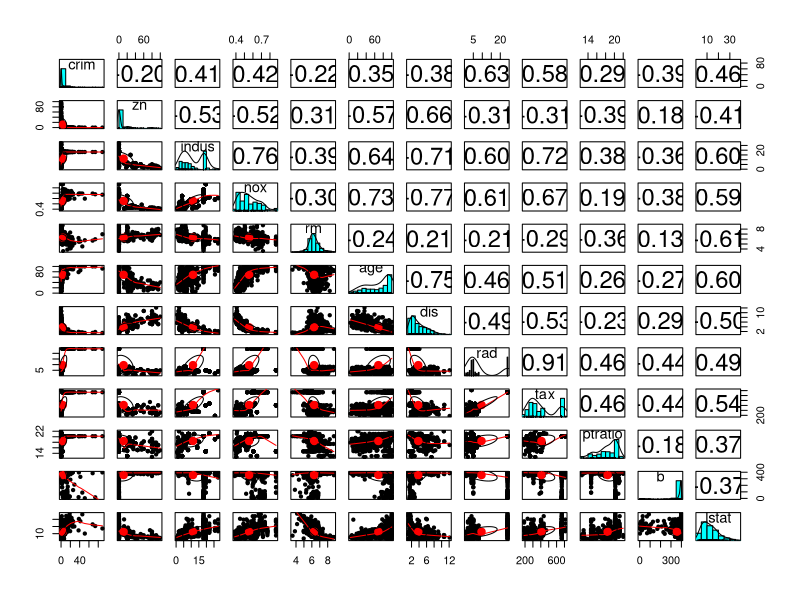
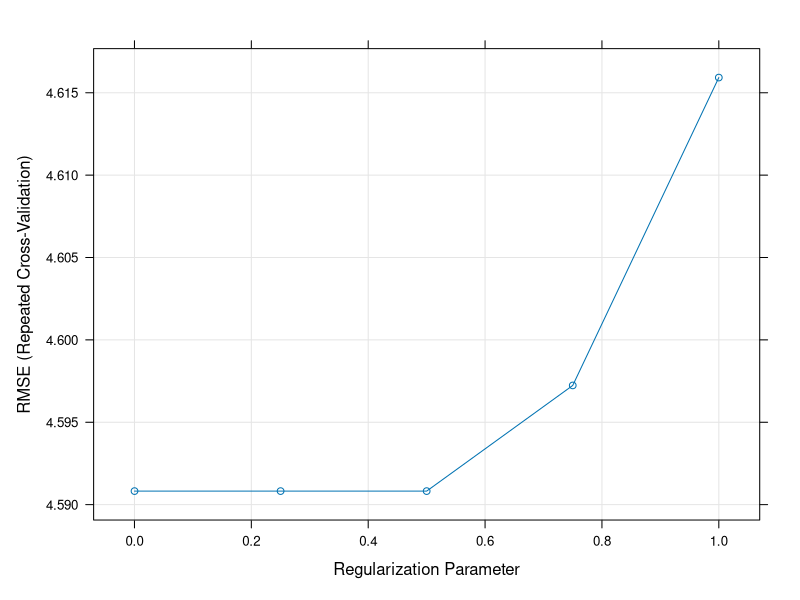
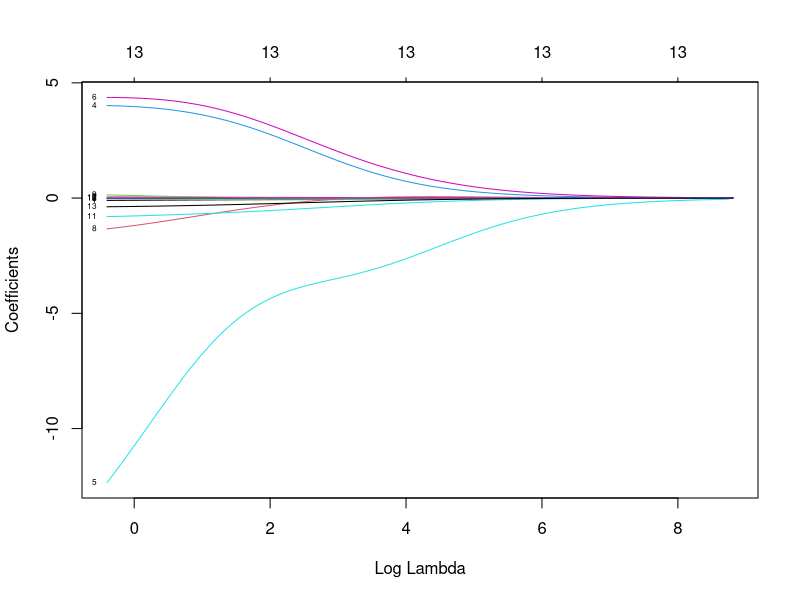
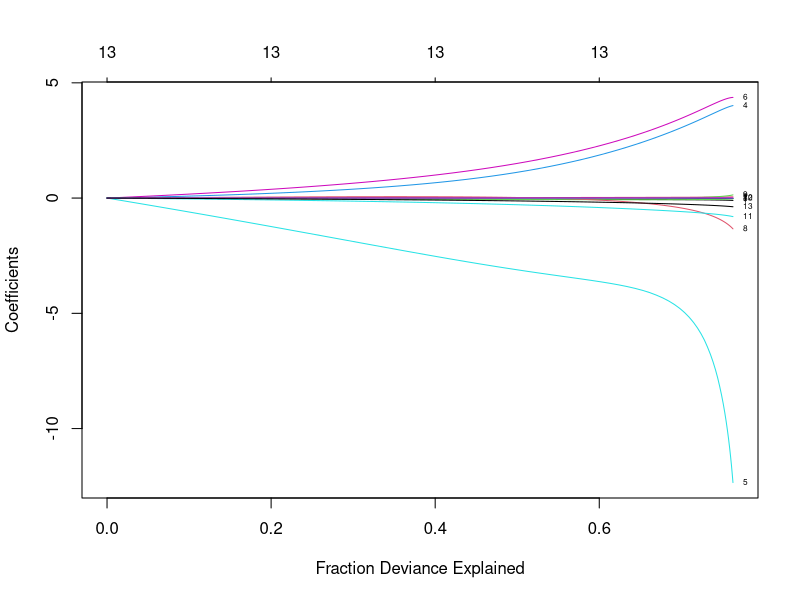
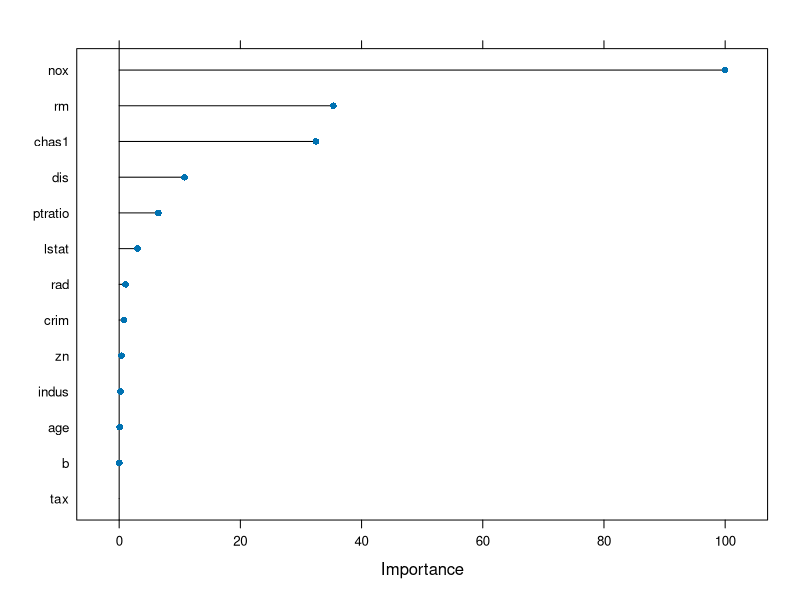
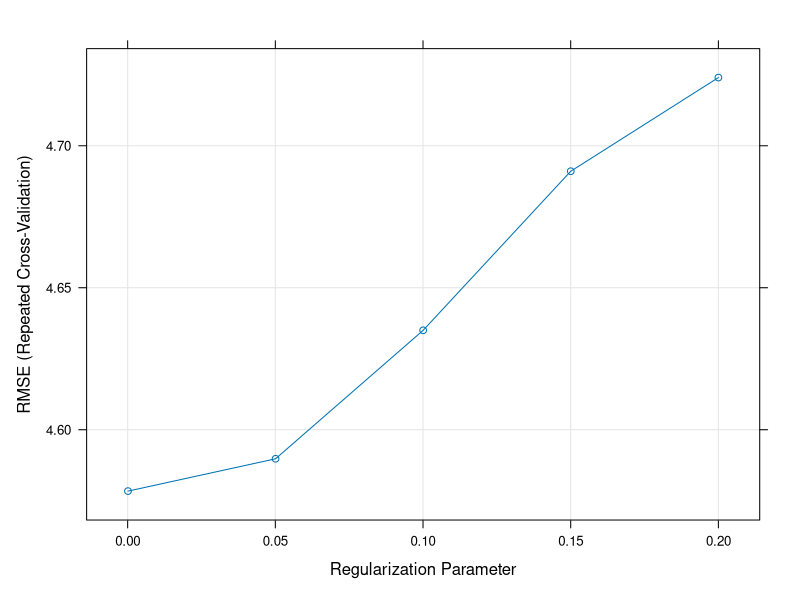
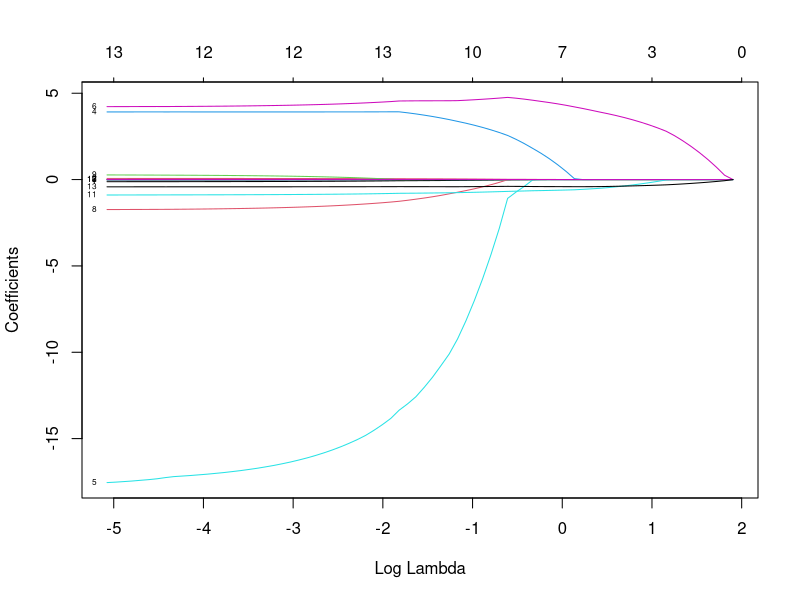
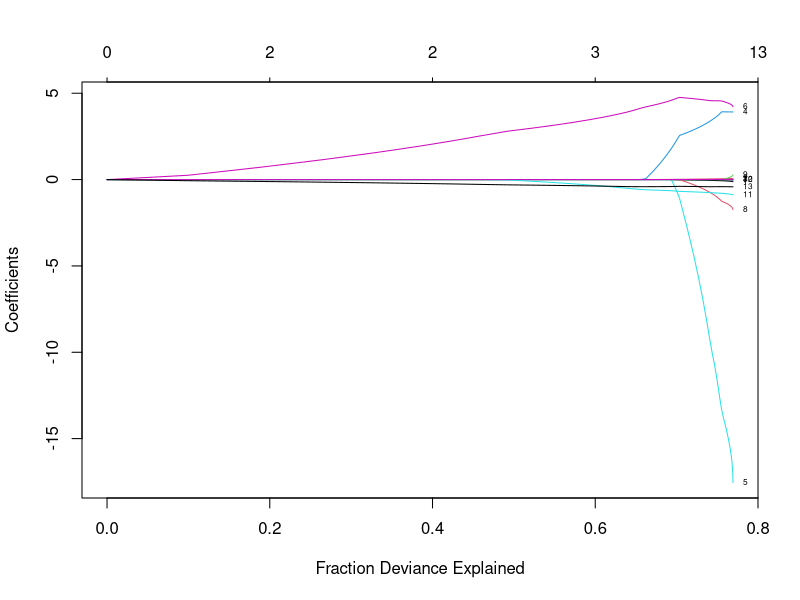

Generate these figures, in order, with R:
## ---- chunk 1
knitr::opts_chunk$set(echo = TRUE)
## ---- chunk 2
library(caret)
library(mlbench)
library(glmnet)
library(psych)
## ---- chunk 3
data("BostonHousing")
df <- BostonHousing
str(df)
## ---- chunk 4
pairs.panels(df[c(-4, -14)], cex = 2)
## ---- chunk 5
set.seed(222)
rows <- sample(nrow(df), nrow(df) *.7, replace = T)
train <- df[rows,]
test <- df[-rows,]
## ---- chunk 6
custom <- trainControl(method = "repeatedcv", number = 10,
                       repeats = 5,
                       verboseIter = F)
## ---- chunk 7
set.seed(1234)
lm <- train(medv ~ ., 
            train,
            method = "lm",
            trControl = custom)

## ---- chunk 8
options(scipen = 9999)

lm
## ---- chunk 9
set.seed(1234)
ridge <- train(medv ~ .,
               train,
               method = 'glmnet',
               tuneGrid = expand.grid(alpha = 0, 
                                      lambda = seq(.0001, 1, length = 5)),
               trControl = custom)
ridge
## ---- chunk 10
plot(ridge)

## ---- chunk 11

plot(ridge$finalModel, xvar = "lambda", label = T)

## ---- chunk 12
plot(ridge$finalModel, xvar = "dev", label = T)

## ---- chunk 13
plot(varImp(ridge, scale = T))
## ---- chunk 14
set.seed(1234)

lasso <- train(medv ~ ., 
               train,
               method = "glmnet",
               tuneGrid = expand.grid(alpha = 1,
                                      lambda = seq(.0001, .2, length = 5)),
               trControl = custom)

lasso
## ---- chunk 15
plot(lasso)

## ---- chunk 16
plot(lasso$finalModel, xvar = "lambda", label = T)

## ---- chunk 17
plot(lasso$finalModel, xvar = "dev", label = T)

## ---- chunk 18
plot(varImp(lasso, scale = T))
## ---- chunk 19
set.seed(1234)
en <- train(medv ~ ., 
               train,
               method = "glmnet",
               tuneGrid = expand.grid(alpha = seq(0,1, length = 10),
                                      lambda = seq(.0001, .5, length = 5)),
               trControl = custom)
en$bestTune
## ---- chunk 20
model_list <- list(LinearModel = lm, Ridge = ridge, Lasso = lasso, ElasticNet = en)
res <- resamples(model_list)
summary(res)

## ---- chunk 21
bwplot(res, metric = "RMSE")
